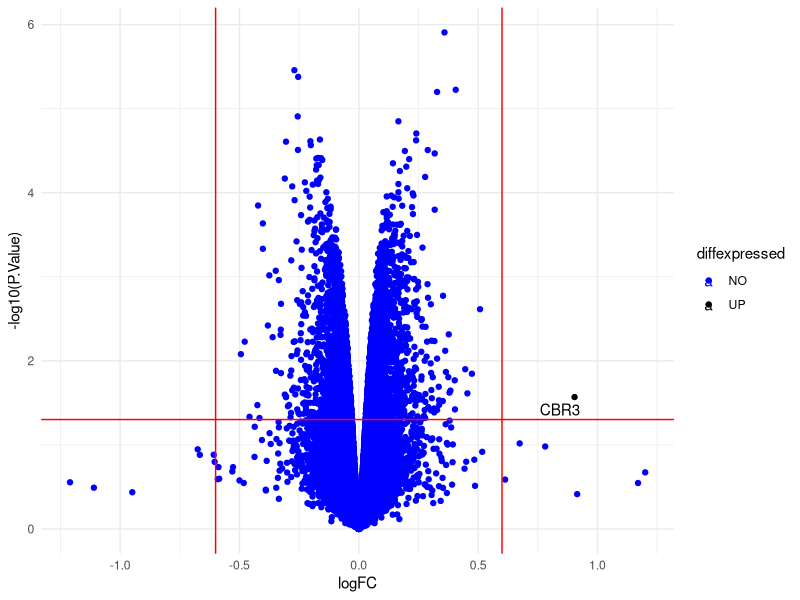
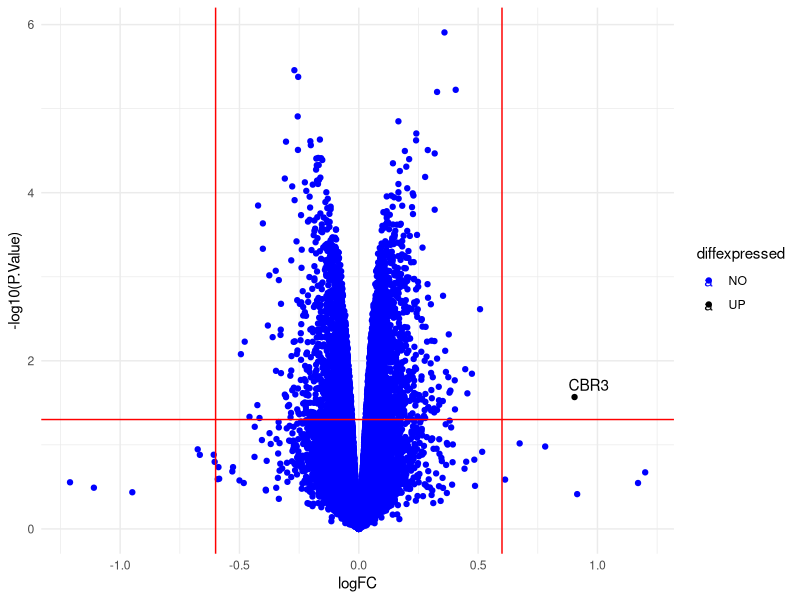

Write the R code that produced these figures, in order.
install.packages("ggplot2")
install.packages("ggrepel")
install.packages("readr")
library(readr)
  #Installing required packages
xp1 <- read_delim("expression/8_dmso_vs_8_rot50_12.tsv", 
                                    delim = "\t", escape_double = FALSE, 
                                    trim_ws = TRUE)
xp2 <- read_delim("expression/8_dmso_vs_8_rot50_24.tsv", 
                                    delim = "\t", escape_double = FALSE, 
                                    trim_ws = TRUE)
xp3 <- read_delim("expression/8_dmso_vs_8_rot100_24.tsv", 
                                    delim = "\t", escape_double = FALSE, 
                                    trim_ws = TRUE)
xp4 <- read_delim("expression/15_dmso_vs_15_rot50_12.tsv", 
                                    delim = "\t", escape_double = FALSE, 
                                    trim_ws = TRUE)
xp5<- read_delim("expression/15_dmso_vs_15_rot50_24.tsv", 
                                    delim = "\t", escape_double = FALSE, 
                                    trim_ws = TRUE)
xp6 <- read_delim("expression/15_dmso_vs_15_rot100_24.tsv", 
                                    delim = "\t", escape_double = FALSE, 
                                    trim_ws = TRUE)
#Loading generated GEO2R data sets

library(ggplot2)
library(ggrepel)
volcp <- function(xp) {

xp$diffexpressed <- "NO"
xp$diffexpressed[xp$logFC > 0.6 & xp$P.Value < 0.05] <- "UP"
xp$diffexpressed[xp$logFC < -0.6 & xp$P.Value < 0.05] <- "DOWN"
  #Setting the labels for significantly (P-value < 0.05) up and down regulated genes

xp$xplabel <- NA
xp$xplabel[xp$diffexpressed != "NO"] <- xp$GENE_SYMBOL[xp$diffexpressed != "NO"]

ggplot(data=xp, aes(x=logFC, y=-log10(P.Value), col=diffexpressed, label=xplabel)) +
  geom_point() + 
  theme_minimal() +
  geom_text_repel(max.overlaps = Inf) +
  scale_color_manual(values = c("blue", "black", "red")) +
    #Setting the color for the points according to their expression
  geom_vline(xintercept=c(-0.6, 0.6), col="red") +
  geom_hline(yintercept=-log10(0.05), col="red")
  #Adding a vertical and horizontal line to indicate logFC and p-value significance
}
  #Defining the function to generate a volcano plot from the given expression data
volcp(xp1)
  #Displaying the plot
jpeg(file="rot-xp1.jpeg")
volcp(xp1)
dev.off()
  #Saving the plot as jpeg to current directory
